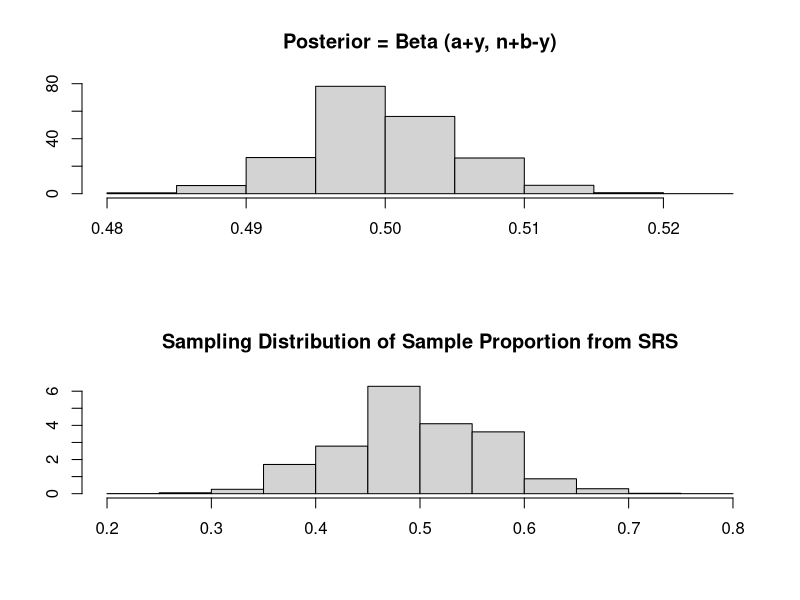
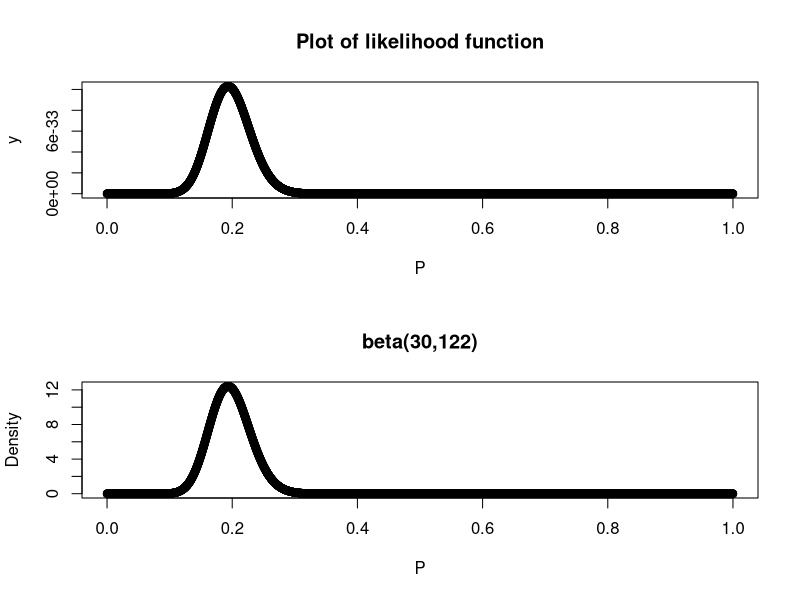
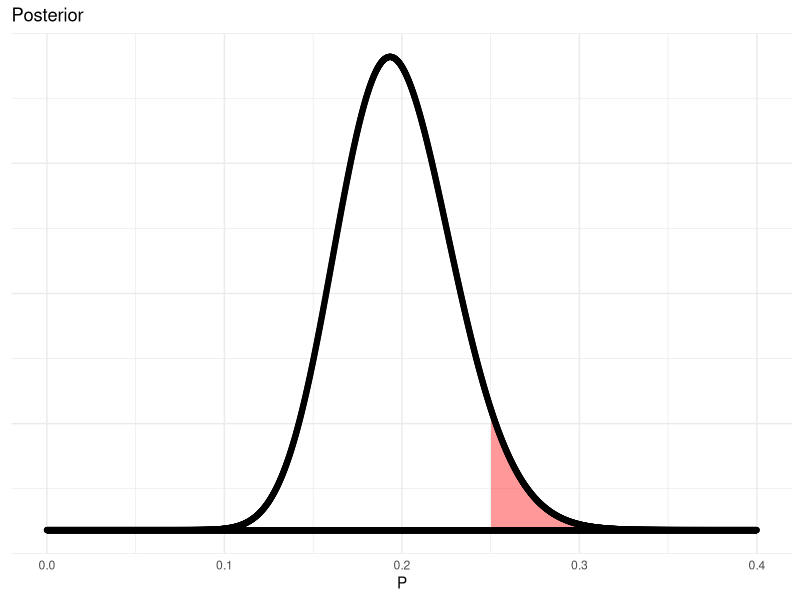
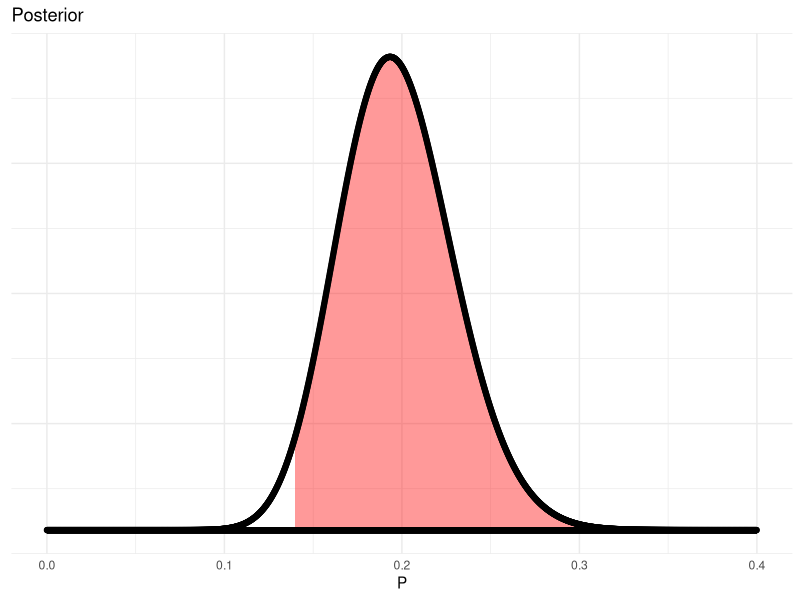
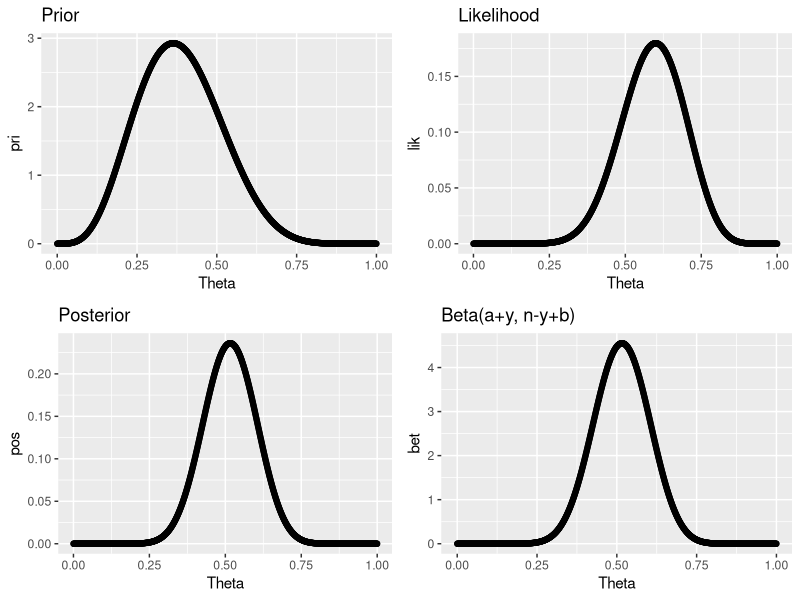
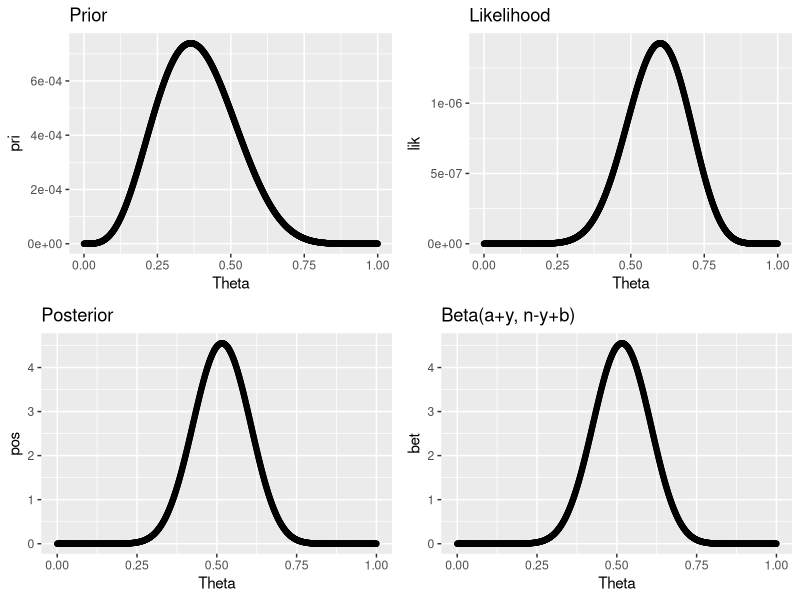
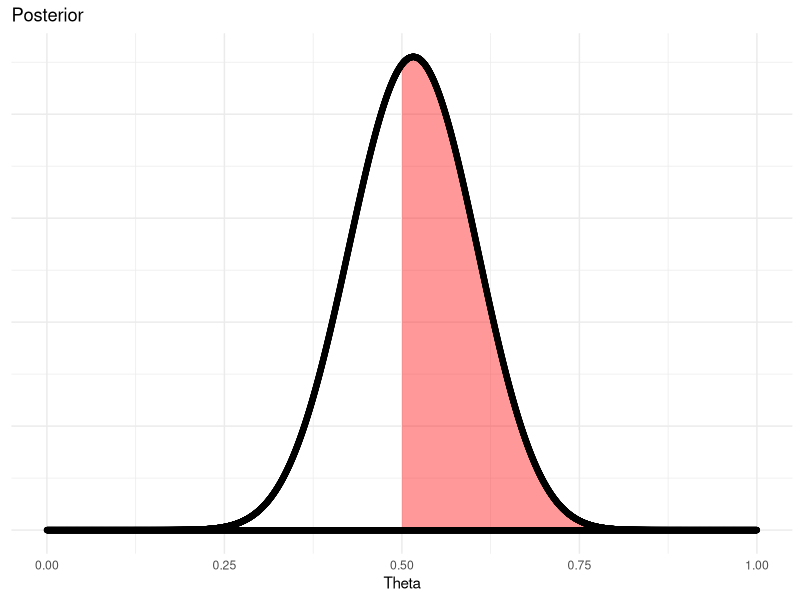
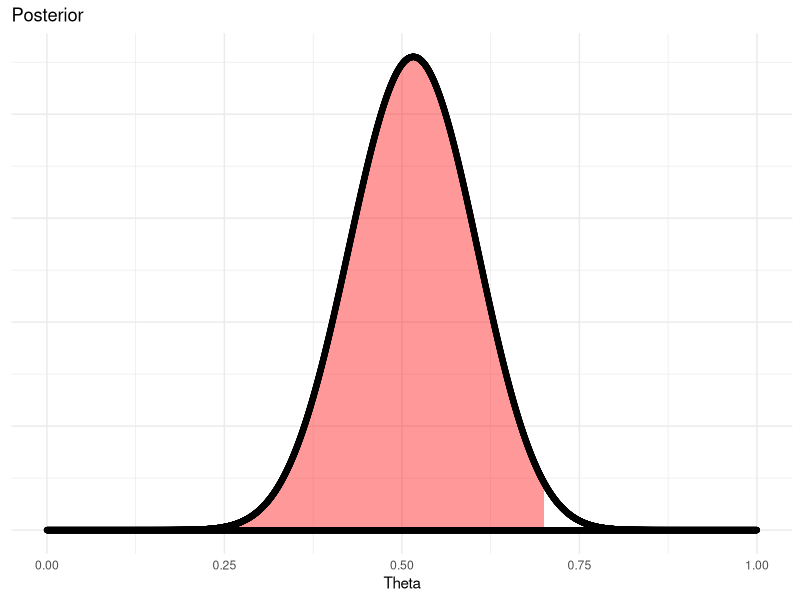

R code for these plots, in order:
## ---- chunk 1

#Prior
alpha <- 300
beta <- 300

b <- NULL
s <- NULL
for( i in 1:10000 ){
# SRS
N <- 50
y <- rbinom(n = N, size = 1, prob = 0.50)
s[i] <- mean(y)
# bayesian
s1 <- alpha + sum(y) 
s2 <-  N - sum(y) + beta
b[i] <- s1 / (s1 + s2)
}

par(mfrow=c(2,1))
hist(b, main = "Posterior = Beta (a+y, n+b-y)", xlab = NA, ylab = NA,freq = F, breaks = 10)
hist(s, main = "Sampling Distribution of Sample Proportion from SRS", xlab = NA, ylab = NA, freq = F, breaks = 10)



## ---- chunk 2
set.seed(21)
## ---- chunk 3
lfun <- function(p){  p^29 * (1-p)^121 }
x <- seq(from=0, to=1, length.out = 5000)
y <- lfun(x)
plot(x, y, 
     main = "Plot of likelihood function", 
     xlab = "P")
## ---- chunk 4
fbeta <- function(x){  dbeta(x, shape1 = 30, shape2 = 122) }
x <- seq(from=0, to=1, length.out = 5000)
y <- fbeta(x)
plot(x, y, 
     main = "beta(30,122)", 
     xlab="P", 
     ylab="Density")
## ---- chunk 5
a<-30
b<-122
a/(a+b) # Mean
## ---- chunk 6

a*b/( (a+b)^2 * (a+b+1) ) # Variance
## ---- chunk 7
x[which.max(y)]
## ---- chunk 8
qbeta(shape1 = 30, shape2 = 122, p = c(0.025, 0.975)) 
## ---- chunk 9
pbeta(q = 0.25 , shape1 = 30, shape2 = 122, lower.tail = FALSE)
# Fail to reject NULL as pvalue < 0.95


## ---- chunk 10

require(ggplot2)

fbeta <- function(x){  x^(30-1) * (1-x) ^ (122-1) }

x <- seq(from=0, to=1, length.out = 5000)
y <- fbeta(x)

dat <- data.frame(x,y)
shade <- dat[x>0.25,]

ggplot(dat, aes(x, y)) + 
    
  geom_ribbon(data=shade ,aes(ymax=y),ymin=0,
            fill="red", colour=NA, alpha=0.4 ) +
  
  geom_point() +
  
    geom_segment(aes(x=0,
               xend=0.4,
               y=0,
               yend=0), size=2 ) +

  
  theme_minimal() +
  
  theme(axis.title.y=element_blank(),
        axis.text.y=element_blank(),
        axis.ticks.y=element_blank())  + 

   xlim(0, 0.40) + labs(title="Posterior", x="P" )

## ---- chunk 11
pbeta(q = 0.14 , shape1 = 30, shape2 = 122, lower.tail = FALSE)
# Reject NULL as pvalue > 0.95


## ---- chunk 12

require(ggplot2)

fbeta <- function(x){  x^(30-1) * (1-x) ^ (122-1) }

x <- seq(from=0, to=1, length.out = 5000)
y <- fbeta(x)

dat <- data.frame(x,y)
shade <- dat[x>0.14,]

ggplot(dat, aes(x, y)) + 
    
  geom_ribbon(data=shade ,aes(ymax=y),ymin=0,
            fill="red", colour=NA, alpha=0.4 ) +
  
  geom_point() +
  
    geom_segment(aes(x=0,
               xend=0.4,
               y=0,
               yend=0), size=2 ) +

  
  theme_minimal() +
  
  theme(axis.title.y=element_blank(),
        axis.text.y=element_blank(),
        axis.ticks.y=element_blank())  + 

   xlim(0, 0.40)+ labs(title="Posterior", x="P" )

## ---- chunk 13
a=5
b=8
prior <- function(theta){
  (gamma(a+b) / (gamma(a)*gamma(b))) * theta^(a-1) * (1-theta)^(b-1)
}

## ---- chunk 14

n=20 ; y=12
likelihood <- function(theta){
  choose(n ,y) *  theta^(y)*(1-theta)^(n-y) }

## ---- chunk 15
posterior <- function(theta){
  likelihood(theta) * prior(theta)
  }

## ---- chunk 16
x <- seq(0,1, length.out = 1000)
pri <- prior(x)
lik <- likelihood(x)
pos <- posterior(x)
bet <- dbeta(x, a+y, n-y+b)  #Given in page 15 
dat <- data.frame(x, pri, lik, pos, bet)

require(ggplot2)
g1=ggplot(dat, aes(x=x, y=pri)) + geom_point() + labs(title="Prior", x="Theta" )
g2=ggplot(dat, aes(x=x, y=lik)) + geom_point() + labs(title="Likelihood", x="Theta" )  
g3=ggplot(dat, aes(x=x, y=pos)) + geom_point() + labs(title="Posterior", x="Theta" )
g4=ggplot(dat, aes(x=x, y=bet)) + geom_point() + labs(title="Beta(a+y, n-y+b)", x="Theta" )

require(gridExtra)
grid.arrange(g1, g2, g3, g4, ncol=2)

## ---- chunk 17


prior <- function(theta){
  theta^(a-1) * (1-theta)^(b-1) # NO Constant
}

n=20
y=12
likelihood <- function(theta){
  theta^(y)*(1-theta)^(n-y)    # NO Constant
} 

posterior <- function(theta){
  (gamma(a+y+n-y+b) / (gamma(a+y)*gamma(n-y+b))) * likelihood(theta) * prior(theta)
}
# Multiplyed by a constant





#ggplot2
x <- seq(0,1, length.out = 1000)
pri <- prior(x)
lik <- likelihood(x)
pos <- posterior(x)
bet <- dbeta(x, a+y, n-y+b)   #Given in page 15
dat <- data.frame(x, pri, lik, pos, bet)

require(ggplot2)
g1=ggplot(dat, aes(x=x, y=pri)) + geom_point() + labs(title="Prior" , x="Theta" )
g2=ggplot(dat, aes(x=x, y=lik)) + geom_point() + labs(title="Likelihood", x="Theta")  
g3=ggplot(dat, aes(x=x, y=pos)) + geom_point() + labs(title="Posterior", x="Theta")
g4=ggplot(dat, aes(x=x, y=bet)) + geom_point() + labs(title="Beta(a+y, n-y+b)", x="Theta")

require(gridExtra)
grid.arrange(g1, g2, g3, g4, ncol=2)

## ---- chunk 18

qbeta(c(0.025, 0.975), shape1 = a+y, shape2 = n-y+b)

## ---- chunk 19

a <- a+y     # Makes writing formula easy
b <- n-y+b

a
b

a / (a+b)

## ---- chunk 20

a*b/( (a+b)^2 * (a+b+1) ) 

## ---- chunk 21

pbeta(0.50, shape1 = a, shape2 = b , lower.tail = FALSE) 
# a, b are from page 20

## ---- chunk 22

require(ggplot2)

fbeta <- function(x){  dbeta(x, a, b) }

x <- seq(from=0, to=1, length.out = 5000)
y <- fbeta(x)

dat <- data.frame(x,y)
shade <- dat[x>0.50,]

ggplot(dat, aes(x, y)) + 
    
  geom_ribbon(data=shade ,aes(ymax=y),ymin=0,
            fill="red", colour=NA, alpha=0.4 ) +
  
  geom_point() +
  
    geom_segment(aes(x=0,
               xend=1,
               y=0,
               yend=0), size=2 ) +

  
  theme_minimal() +
  
  theme(axis.title.y=element_blank(),
        axis.text.y=element_blank(),
        axis.ticks.y=element_blank())  + 

   xlim(0, 1) + labs(title="Posterior", x="Theta")

## ---- chunk 23

pbeta(0.70 , shape1 = a, shape2 = b , lower.tail = TRUE )

## ---- chunk 24

require(ggplot2)

fbeta <- function(x){  dbeta(x, a, b) }

x <- seq(from=0, to=1, length.out = 5000)
y <- fbeta(x)

dat <- data.frame(x,y)
shade <- dat[x < 0.70,]

ggplot(dat, aes(x, y)) + 
    
  geom_ribbon(data=shade ,aes(ymax=y),ymin=0,
            fill="red", colour=NA, alpha=0.4 ) +
  
  geom_point() +
  
    geom_segment(aes(x=0,
               xend=1,
               y=0,
               yend=0), size=2 ) +

  
  theme_minimal() +
  
  theme(axis.title.y=element_blank(),
        axis.text.y=element_blank(),
        axis.ticks.y=element_blank())  + 

   xlim(0, 1) + labs(title="Posterior", x="Theta")

## ---- chunk 25

priorprob <- rep( 1/3 , times=3)

m <- c(0.40, 0.60, 0.70)

dat <- data.frame(m , priorprob)
colnames(dat) <- c("Prior Values of theta", "Prior Probability")
dat

## ---- chunk 26

# size = 10 = trial numbers in each binomial experiment = n = 10 

y <- rbinom(n=20, size = 10, prob=0.40)
y

likelihood <- function(x){
  prod( dbinom(y, size = 10, prob = x  ))
}

## ---- chunk 27

lik <- NULL
  
for(i in 1:3){
  lik[i] <- likelihood(m[i])
  }

pos <- (lik*priorprob) / sum(lik*priorprob)

dat <- data.frame( m, round(pos, 6)  )
names(dat) <- c("Value", "Probability")


## ---- chunk 28
dat
## ---- chunk 29

barplot(dat$Probability, 
        names.arg = dat$Value, 
        ylim = c(0,1),  
        xlab = "Parameter Value",
        ylab = "Probability", 
        main = "Posterior Probability Mass Function")

## ---- chunk 30

m <- 10
sdprior <- 2

prior <- function(meu){
  
  dnorm(x = meu, mean = m, sd = sdprior)

}


## ---- chunk 31

y <- rnorm(200, mean=15, sd=2)

likelihood <- function(meu){
  prod(exp( - 0.5 * (y - meu)^2  / 2^2 ))
  }


## ---- chunk 32

posterior <- function(meu){
  likelihood(meu) * prior(meu)
}

## ---- chunk 33
mu <- seq(0, 20, length.out = 10000 )
lik <- pri <- pos <- NULL

for(i in 1:10000){
  lik[i] <- likelihood(mu[i])
  pri[i] <-      prior(mu[i])
  pos[i] <-  posterior(mu[i])
}

par(mfrow=c(1,2))
plot(mu, pri)
plot(mu, pos, xlim = c(14,16))

## ---- chunk 34

s2     <-  4
sigma2 <-  4
n      <- 200
m      <- 10 
ybar   <- mean(y)


# Need to remember these formulas is exam 
# otherwise wont be able to find pdf and test hypothesis
# Infact need to remember formula for Normal, Binomial, Poisson distributions
# Need to remember for continuous posteriors


## ---- chunk 35

meanpos <-    ( (1/s2)  / ( ( n/sigma2 ) + (1/s2) ) ) * m +  
           ( (n/sigma2) / ( ( n/sigma2 ) + (1/s2) ) ) * ybar


meanpos
## ---- chunk 36

varpos  <- ( (sigma2 * s2)  / ( ( sigma2 ) + (n * s2) ) ) 


varpos

## ---- chunk 37

curve(dnorm(x, mean=meanpos, 
            sd=sqrt(varpos)), 
            from= 14, to= 16,  
            xlab = "MEU", ylab = "Density")



## ---- chunk 38
qnorm( c(0.025, 0.975), mean=meanpos, sd=sqrt(varpos) )
## ---- chunk 39

pval = pnorm( 15 , mean = meanpos, sd = sqrt(varpos), lower.tail = FALSE )

pval

# IF pval > 0.95 then reject null
## ---- chunk 40

require(ggplot2)

fbeta <- function(x){  dnorm(x, mean = meanpos, sd=sqrt(varpos)) }

x <- seq(from=14, to=16, length.out = 5000)
y <- fbeta(x)

dat <- data.frame(x,y)
shade <- dat[x>15,]

ggplot(dat, aes(x, y))+
  
  xlim(14,16) + 
    
  geom_ribbon(data=shade ,aes(ymax=y),ymin=0,
            fill="red", colour=NA, alpha=0.4 ) +
  
  geom_point() +
  
    geom_segment(aes(x=14,
               xend=16,
               y=0,
               yend=0), size=2 ) +

  
  theme_minimal() +
  
  theme(axis.title.y=element_blank(),
        axis.text.y=element_blank(),
        axis.ticks.y=element_blank())  + 

   labs(title="Posterior", x="MEU MEU MEAOW") 

## ---- chunk 41

priorprob <- rep(0.125, times=8)

m <- c(160, 170, 180, 190,
       200, 210, 220, 230)

dat <- data.frame(m , priorprob)
colnames(dat) <- c("Prior Mean", "Prior Probability")
dat

## ---- chunk 42
y <- c(175, 190, 215, 198, 184,207, 210, 193, 196, 180)

likelihood <- function(x){
  prod(dnorm(y, mean=x, sd=15)) }

## ---- chunk 43

lik <- NULL
  
for(i in 1:8){
  lik[i] <- likelihood(m[i])
  }

pos <- (lik*priorprob) / sum(lik*priorprob)

dat <- data.frame( m, round(pos, 6)  )
names(dat) <- c("Value", "Probability")

## ---- chunk 44
dat
## ---- chunk 45

barplot(dat$Probability, 
        names.arg = dat$Value, 
        ylim = c(0,1),  
        xlab = "Parameter Value",
        ylab = "Probability", 
        main = "Posterior Probability Mass Function")

## ---- chunk 46
V <- 3
a <- 2

prior <- function(lambda){
  
  (V^a) * lambda^(a-1)  * exp(-V*lambda)
  
}
## ---- chunk 47
likelihood <- function(lambda){
  
  lambda^sum(y) * exp(-n*lambda)
  
}
## ---- chunk 48
posterior <- function(lambda){
  
  likelihood(lambda) * prior(lambda)
  
} 
## ---- chunk 49
y <- rpois(lambda = 5, n = 20)

y

lambdamle <- mean(y)
lambdamle

## ---- chunk 50
n <- 20 #Sample Size
a <- 2  #prior
V <- 3  #prior
lam <- seq(0, 10, length.out = 1000) # values of lambda to draw graph
pri <- prior(lam)
lik <- likelihood(lam)
pos <-  posterior(lam)
gam <- dgamma(x = lam, shape = a+sum(y) , rate = V+n  ) # Exact posterior with area=1
dat <- data.frame(lam, pri, lik, pos, gam)
# ggplot requires a data frame, you don't need all these in exam
require(ggplot2)
g1 <- ggplot(dat, aes(x=lam, y=pos)) + geom_point() + labs(title="Posterior")
g2 <- ggplot(dat, aes(x=lam, y=gam)) + geom_point() + labs(title="Gamma(a+sum(y), V+n)" )
require(gridExtra)
grid.arrange(g1, g2, ncol=2)
## ---- chunk 51

a = a + sum(y)
l = V + n

qgamma(c(0.025,0.975), shape = a, rate = l)

## ---- chunk 52
a / l
## ---- chunk 53
a / l^2
## ---- chunk 54

pgamma(4, shape = a, rate=l, lower.tail = FALSE)

## ---- chunk 55

require(ggplot2)

fbeta <- function(x){  dgamma(x, a, l) }

x <- seq(from=2, to=8, length.out = 5000)
y <- fbeta(x)

dat <- data.frame(x,y)
shade <- dat[x>4,]

ggplot(dat, aes(x, y))+
  
  xlim(3,7) + 
    
  geom_ribbon(data=shade ,aes(ymax=y),ymin=0,
            fill="red", colour=NA, alpha=0.4 ) +
  
  geom_point() +
  
    geom_segment(aes(x=3,
               xend=7,
               y=0,
               yend=0), size=2 ) +

  
  theme_minimal() +
  
  theme(axis.title.y=element_blank(),
        axis.text.y=element_blank(),
        axis.ticks.y=element_blank())  + 

   labs(title="Posterior", x="Theta") 

## ---- chunk 56

require(ggplot2)

fbeta <- function(x){  dgamma(x, a, l) }

x <- seq(from=2, to=8, length.out = 5000)
y <- fbeta(x)

dat <- data.frame(x,y)
shade <- dat[x>4.167524 & x < 6.001743 ,]

ggplot(dat, aes(x, y))+
  
  xlim(3,7) + 
    
  geom_ribbon(data=shade ,aes(ymax=y),ymin=0,
            fill="red", colour=NA, alpha=0.4 ) +
  
  geom_point() +
  
    geom_segment(aes(x=3,
               xend=7,
               y=0,
               yend=0), size=2 ) +

  
  theme_minimal() +
  
  theme(axis.title.y=element_blank(),
        axis.text.y=element_blank(),
        axis.ticks.y=element_blank())  + 

   labs(title="Posterior", x="Theta") 

## ---- chunk 57

qgamma( c(0.025, 0.975), shape = a, rate = l )

## ---- chunk 58

priorprob <- rep( 1/3 , times=3)

m <- c(4 , 6 , 7)

dat <- data.frame(m , priorprob)
colnames(dat) <- c("Prior Values of Lambda", "Prior Probability")
dat

## ---- chunk 59

y <- rpois(n=20, lambda = 4.5)
y


lambdamle <- mean(y)
lambdamle

likelihood <- function(x){
  prod( dpois(y, lambda = x  ))
}

## ---- chunk 60

lik <- NULL
for(i in 1:3){
  lik[i] <- likelihood(m[i])
  }
pos <- (lik*priorprob) / sum(lik*priorprob) # Posterior Probability

dat <- data.frame( m, round(priorprob, 3), lik, lik*priorprob, round(pos, 6)  )
names(dat) <- c("Value", "Prior Probability", "Likelihood","Likelihood x Prior", "Posterior Probability")
dat

## ---- chunk 61
require(knitr)
require(kableExtra)
require(tidyverse)

kable(dat, format = "latex", booktabs = T, align = "c", digits = 50) %>%
kable_styling(latex_options = "striped", full_width = F, font_size = 16) %>%
row_spec(0, angle = 40)

## ---- chunk 62

barplot(dat$ `Posterior Probability` , 
        # use ` ` if variable name has space in it
        
        names.arg = dat$Value,
        ylim = c(0,1), xlab = "Parameter Value",
        ylab = "Probability", 
        main = "Posterior Probability Mass Function" )
